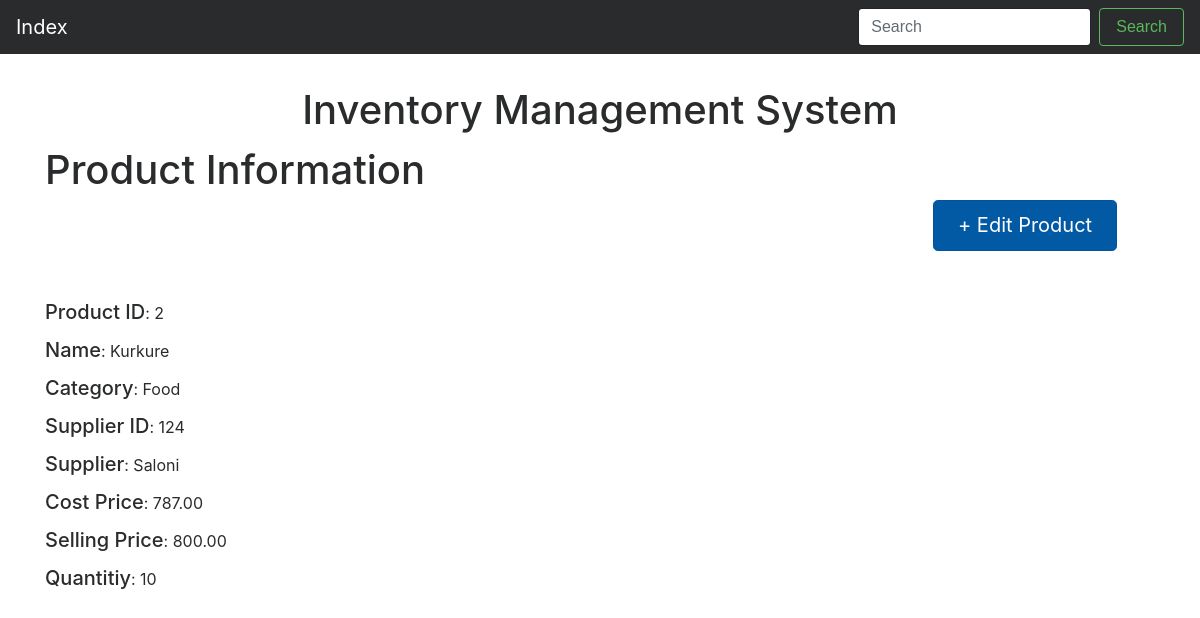
The page /business/2/ on the database as committed earlier.
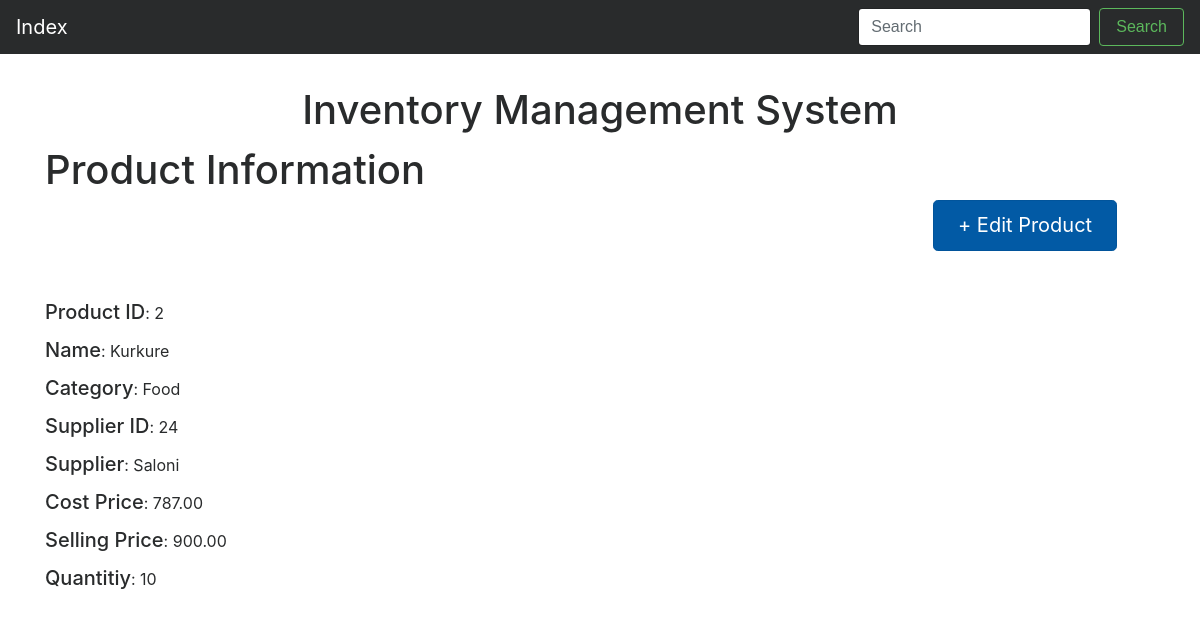
The same page on the database as committed later.
### business/models.py (models this page shows)
class Stock(models.Model):
    name=models.CharField(max_length=100)
    ptype=models.CharField(max_length=100)
    dealer_name=models.CharField(max_length=200)
    dealer_id=models.PositiveIntegerField()
    quantity=models.PositiveIntegerField()
    cost_price=models.DecimalField(max_digits=13,decimal_places=2)
    selling_price=models.DecimalField(max_digits=13,decimal_places=2)

### business/views.py (the view)
# urls.py: path('<int:pk>/', views.details,name="details"),
def details(request, pk):
    product = get_object_or_404(Stock, pk=pk)
    return render(request, 'business/detail.html', {'product': product})

### business/templates/business/detail.html
{% extends 'business/base.html' %}
{% block content %}
    <h1>Product Information</h1>
        <div class="buttion_place">
            <a href="{% url 'business:edit' product.pk %}" class="btn btn-primary btn-lg active" role="button" aria-pressed="true"> + Edit Product</a>
        </div>
        <label><h5>Product ID</h5></label>:  {{ product.pk }} <br>
       <label><h5>Name</h5></label>:  {{ product.name }} <br>
       <label><h5>Category</h5></label>: {{ product.ptype }}<br>
       <label><h5>Supplier ID</h5></label>: {{ product.dealer_id }}<br>
       <label><h5>Supplier</h5></label>: {{ product.dealer_name }}<br>
       <label><h5>Cost Price</h5></label>: {{ product.cost_price }}<br>
       <label><h5>Selling Price</h5></label>: {{ product.selling_price }}<br>
       <label><h5>Quantitiy</h5></label>: {{ product.quantity }}<br>
{% endblock %}

Rows that differ between the two databases and show on the page:
changed Stock "Kurkure": dealer_id "124" → "24"; selling_price "800.00" → "900.00"
